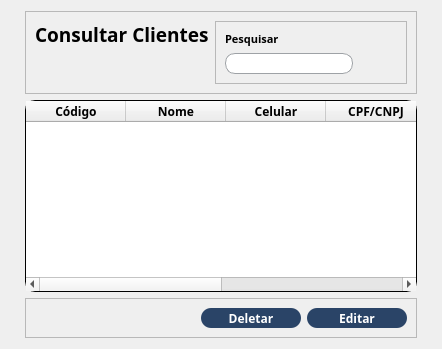
     <widget class="QWidget" name="consulta">
      <layout class="QVBoxLayout" name="verticalLayout">
       <property name="leftMargin">
        <number>25</number>
       </property>
       <property name="rightMargin">
        <number>25</number>
       </property>
       <item>
        <widget class="QFrame" name="frame">
         <property name="sizePolicy">
          <sizepolicy hsizetype="Preferred" vsizetype="Expanding">
           <horstretch>0</horstretch>
           <verstretch>0</verstretch>
          </sizepolicy>
         </property>
         <property name="maximumSize">
          <size>
           <width>16777215</width>
           <height>100</height>
          </size>
         </property>
         <property name="frameShape">
          <enum>QFrame::StyledPanel</enum>
         </property>
         <property name="frameShadow">
          <enum>QFrame::Raised</enum>
         </property>
         <layout class="QGridLayout" name="gridLayout_2">
          <item row="0" column="0">
           <widget class="QLabel" name="label">
            <property name="sizePolicy">
             <sizepolicy hsizetype="Expanding" vsizetype="Preferred">
              <horstretch>0</horstretch>
              <verstretch>0</verstretch>
             </sizepolicy>
            </property>
            <property name="maximumSize">
             <size>
              <width>300</width>
              <height>16777215</height>
             </size>
            </property>
            <property name="font">
             <font>
              <family>Raleway</family>
              <pointsize>14</pointsize>
              <weight>75</weight>
              <bold>true</bold>
             </font>
            </property>
            <property name="text">
             <string>Consultar Clientes</string>
            </property>
            <property name="alignment">
             <set>Qt::AlignLeading|Qt::AlignLeft|Qt::AlignTop</set>
            </property>
           </widget>
          </item>
          <item row="0" column="1">
           <widget class="QFrame" name="frame_3">
            <property name="frameShape">
             <enum>QFrame::StyledPanel</enum>
            </property>
            <property name="frameShadow">
             <enum>QFrame::Raised</enum>
            </property>
            <layout class="QGridLayout" name="gridLayout_3">
             <item row="1" column="0">
              <widget class="QLineEdit" name="input_pesquisa">
               <property name="sizePolicy">
                <sizepolicy hsizetype="Expanding" vsizetype="Expanding">
                 <horstretch>0</horstretch>
                 <verstretch>0</verstretch>
                </sizepolicy>
               </property>
               <property name="maximumSize">
                <size>
                 <width>16777215</width>
                 <height>30</height>
                </size>
               </property>
               <property name="font">
                <font>
                 <family>Raleway</family>
                </font>
               </property>
               <property name="styleSheet">
                <string notr="true">QLineEdit {
	background-color:white;
	border-radius: 10px;
	border: 1px solid rgb(158, 162, 166);
	padding-left: 20px;
}</string>
               </property>
              </widget>
             </item>
             <item row="0" column="0">
              <widget class="QLabel" name="label_2">
               <property name="font">
                <font>
                 <family>Raleway</family>
                 <pointsize>8</pointsize>
                 <weight>75</weight>
                 <bold>true</bold>
                </font>
               </property>
               <property name="text">
                <string>Pesquisar</string>
               </property>
              </widget>
             </item>
             <item row="1" column="1">
              <widget class="QPushButton" name="btn_busca">
               <property name="maximumSize">
                <size>
                 <width>40</width>
                 <height>40</height>
                </size>
               </property>
               <property name="styleSheet">
                <string notr="true">QPushButton{
	border: none;
	padding: 3px;
	image: url(:/icons/lupa.png);
}

QPushButton:hover{
	padding: 1px;
}

QPushButton:pressed{
	padding: 2px;;
}</string>
               </property>
               <property name="text">
                <string/>
               </property>
              </widget>
             </item>
            </layout>
           </widget>
          </item>
         </layout>
        </widget>
       </item>
       <item>
        <widget class="QTableWidget" name="table_clientes">
         <property name="font">
          <font>
           <family>Raleway</family>
           <weight>75</weight>
           <bold>true</bold>
          </font>
         </property>
         <property name="styleSheet">
          <string notr="true">QTableWidget{
	background-color: rgb(255, 255, 255);
	border-radius: 10px;
	border: 1px solid black;
}</string>
         </property>
         <attribute name="horizontalHeaderStretchLastSection">
          <bool>true</bool>
         </attribute>
         <column>
          <property name="text">
           <string>Código</string>
          </property>
         </column>
         <column>
          <property name="text">
           <string>Nome</string>
          </property>
         </column>
         <column>
          <property name="text">
           <string>Celular</string>
          </property>
         </column>
         <column>
          <property name="text">
           <string>CPF/CNPJ</string>
          </property>
         </column>
         <column>
          <property name="text">
           <string>Inscrição Estadual</string>
          </property>
         </column>
         <column>
          <property name="text">
           <string>Email</string>
          </property>
         </column>
        </widget>
       </item>
       <item>
        <widget class="QFrame" name="frame_4">
         <property name="sizePolicy">
          <sizepolicy hsizetype="Preferred" vsizetype="Expanding">
           <horstretch>0</horstretch>
           <verstretch>0</verstretch>
          </sizepolicy>
         </property>
         <property name="maximumSize">
          <size>
           <width>16777215</width>
           <height>60</height>
          </size>
         </property>
         <property name="styleSheet">
          <string notr="true">
QPushButton {
	border-radius: 10px;
	border: none;
	background-color: rgb(42, 68, 103);
	color: white;
}

QPushButton:hover{
	background-color: rgb(67, 110, 165);
}

QPushButton:pressed{
	background-color: rgb(51, 83, 126);
}</string>
         </property>
         <property name="frameShape">
          <enum>QFrame::StyledPanel</enum>
         </property>
         <property name="frameShadow">
          <enum>QFrame::Raised</enum>
         </property>
         <layout class="QHBoxLayout" name="horizontalLayout_2">
          <item>
           <spacer name="horizontalSpacer_2">
            <property name="orientation">
             <enum>Qt::Horizontal</enum>
            </property>
            <property name="sizeHint" stdset="0">
             <size>
              <width>40</width>
              <height>20</height>
             </size>
            </property>
           </spacer>
          </item>
          <item>
           <widget class="QPushButton" name="btn_deletar">
            <property name="sizePolicy">
             <sizepolicy hsizetype="Expanding" vsizetype="Fixed">
              <horstretch>0</horstretch>
              <verstretch>0</verstretch>
             </sizepolicy>
            </property>
            <property name="maximumSize">
             <size>
              <width>100</width>
              <height>35</height>
             </size>
            </property>
            <property name="font">
             <font>
              <family>Raleway</family>
              <pointsize>9</pointsize>
              <weight>75</weight>
              <bold>true</bold>
             </font>
            </property>
            <property name="styleSheet">
             <string notr="true"/>
            </property>
            <property name="text">
             <string>Deletar</string>
            </property>
           </widget>
          </item>
          <item>
           <widget class="QPushButton" name="btn_editar">
            <property name="sizePolicy">
             <sizepolicy hsizetype="Expanding" vsizetype="Fixed">
              <horstretch>0</horstretch>
              <verstretch>0</verstretch>
             </sizepolicy>
            </property>
            <property name="maximumSize">
             <size>
              <width>100</width>
              <height>35</height>
             </size>
            </property>
            <property name="font">
             <font>
              <family>Raleway</family>
              <pointsize>9</pointsize>
              <weight>75</weight>
              <bold>true</bold>
             </font>
            </property>
            <property name="styleSheet">
             <string notr="true"/>
            </property>
            <property name="text">
             <string>Editar</string>
            </property>
           </widget>
          </item>
         </layout>
        </widget>
       </item>
      </layout>
     </widget>
